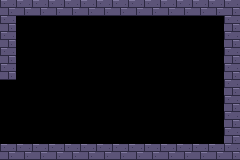

Rendered tile map (Tiled .tmx) drawn with the repository's tilesets; below, a short description and the full map source, tile grids included:
An orthogonal 15x10 tile map with 16x16 px tiles, 1 tile layer (suelo) and 2 objects (slime, wings).

<map version="1.10" orientation="orthogonal" renderorder="right-down" width="15" height="10" tilewidth="16" tileheight="16" infinite="0" nextlayerid="3" nextobjectid="3">
 <properties>
  <property name="mx" type="int" value="4" />
  <property name="my" type="int" value="1" />
 </properties>
 <tileset firstgid="1" source="tiles.tsx" />
 <layer id="1" name="suelo" width="15" height="10">
  <data encoding="csv">
1,1,1,1,1,1,1,1,1,1,1,1,1,1,1,
1,0,0,0,0,0,0,0,0,0,0,0,0,0,1,
1,0,0,0,0,0,0,0,0,0,0,0,0,0,1,
1,0,0,0,0,0,0,0,0,0,0,0,0,0,1,
1,0,0,0,0,0,0,0,0,0,0,0,0,0,1,
0,0,0,0,0,0,0,0,0,0,0,0,0,0,1,
0,0,0,0,0,0,0,0,0,0,0,0,0,0,1,
0,0,0,0,0,0,0,0,0,0,0,0,0,0,1,
0,0,0,0,0,0,0,0,0,0,0,0,0,0,1,
1,1,1,1,1,1,1,1,1,1,1,1,1,1,1
</data>
 </layer>
 <objectgroup id="2" name="cosas">
  <object id="1" name="slime" type="slime" x="56" y="144" />
  <object id="2" name="wings" type="wings" x="184" y="144" />
 </objectgroup>
</map>
